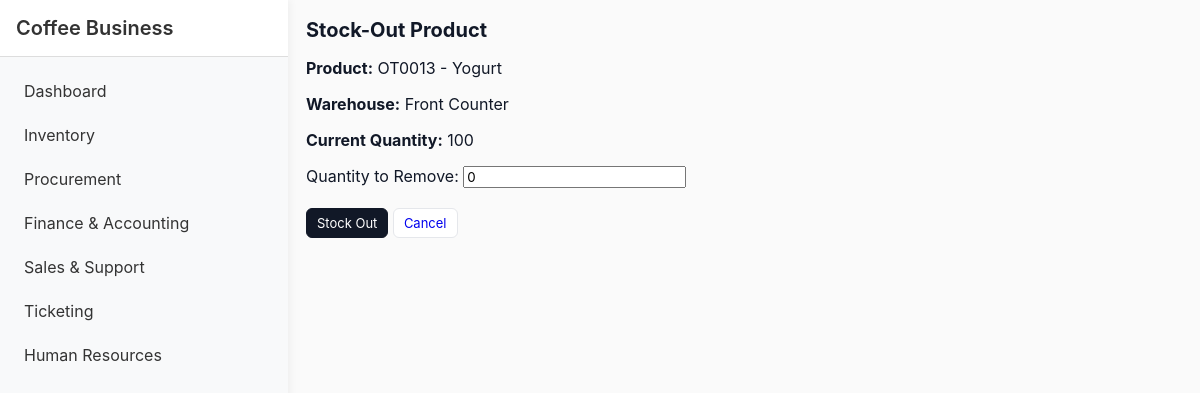
/Module1/stock_out.php?action=stock-out&id=41, run on an earlier commit of the app's database.
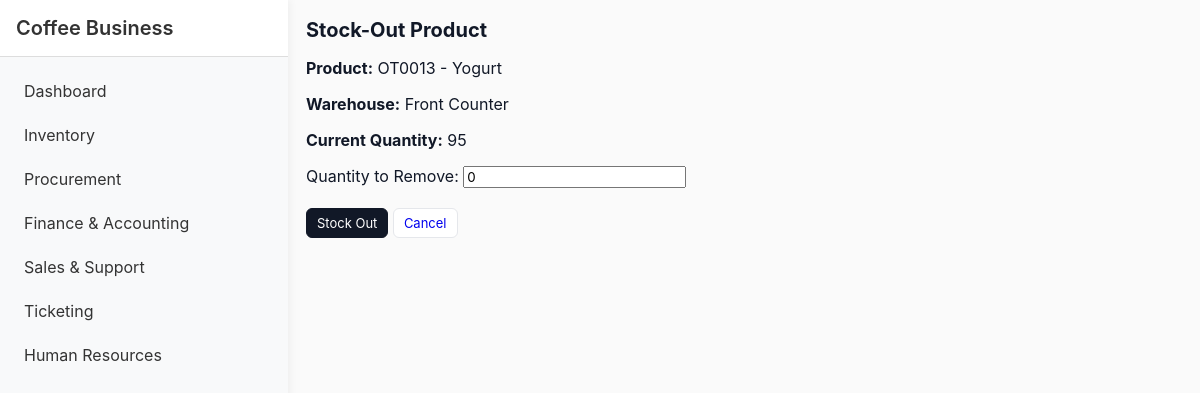
And on a later commit of the database.
### tables this page shows
CREATE TABLE `product_locations` (
  `product_id` int(11) NOT NULL,
  `location_id` int(11) NOT NULL,
  `quantity` int(11) NOT NULL DEFAULT 0
);

CREATE TABLE `products` (
  `id` int(11) NOT NULL,
  `sku` varchar(50) NOT NULL,
  `name` varchar(255) NOT NULL,
  `description` text DEFAULT NULL,
  `category` varchar(100) DEFAULT NULL,
  `unit` varchar(30) DEFAULT 'pcs',
  `expiration_date` date DEFAULT NULL,
  `min_qty` int(11) DEFAULT 0,
  `max_qty` int(11) DEFAULT 0,
  `created_at` timestamp NOT NULL DEFAULT current_timestamp(),
  `updated_at` timestamp NULL DEFAULT NULL ON UPDATE current_timestamp(),
  `warehouse_id` int(11) DEFAULT NULL,
  `total_quantity` int(11) DEFAULT 0,
  `unit_price` decimal(10,2) DEFAULT NULL
);

CREATE TABLE `locations` (
  `id` int(11) NOT NULL,
  `code` varchar(50) NOT NULL,
  `name` varchar(255) NOT NULL,
  `description` text DEFAULT NULL,
  `created_at` timestamp NOT NULL DEFAULT current_timestamp()
);

### Module1/stock_out.php (the view, shortened to what this page needs)
<?php
require '../db.php';
$product_id = $_GET['id'] ?? null;
$stmt = $pdo->prepare("
    SELECT p.*,
           pl.quantity AS current_qty,
           l.id AS warehouse_id,
           l.name AS warehouse_name
    FROM products p
    LEFT JOIN product_locations pl ON pl.product_id = p.id
    LEFT JOIN locations l ON l.id = pl.location_id
    WHERE p.id = ?
    LIMIT 1
");
$stmt->execute([$product_id]);
$product = $stmt->fetch(PDO::FETCH_ASSOC);
?>
<!doctype html>
<html>
<head>
    <link rel="stylesheet" href="styles.css">
</head>
<body>
    <?php include '../shared/sidebar.php'; ?>
    <div class="container" style="margin-left: 18rem;">
        <h1>Stock-Out Product</h1>
        <p><strong>Product:</strong> <?php echo htmlspecialchars($product['sku'] . ' - ' . $product['name']); ?></p>
        <p><strong>Warehouse:</strong> <?php echo htmlspecialchars($product['warehouse_name']); ?></p>
        <p><strong>Current Quantity:</strong> <?php echo (int)$product['current_qty']; ?></p>
        <form method="post">
            <label>
                Quantity to Remove:
                <input type="number" name="quantity" value="0" min="1" required>
            </label>
            <br><br>
            <button class="btn btn-primary" type="submit">Stock Out</button>
            <a class="btn" href="<?php echo BASE_URL; ?>Module1/index.php">Cancel</a>
        </form>
    </div>
</body>
</html>

What changed in the data, as far as the page shows it:
changed product_locations "OT0013 - Yogurt": quantity "100" → "95"
